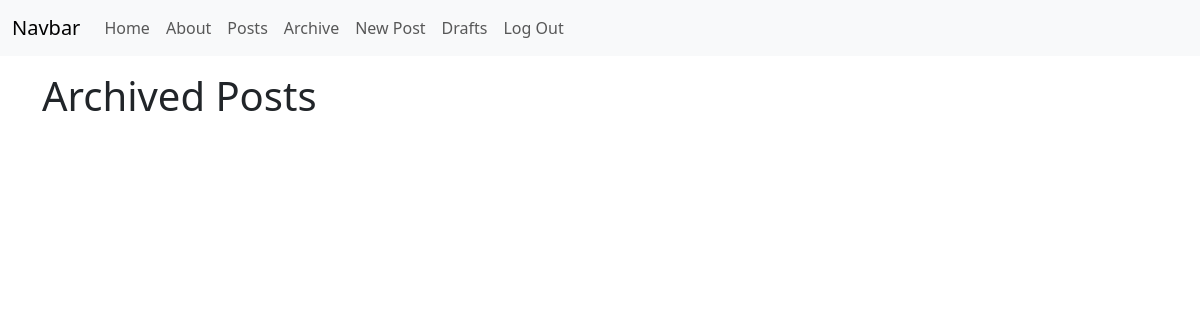
The app's page /posts/archived/ (signed in), older data.
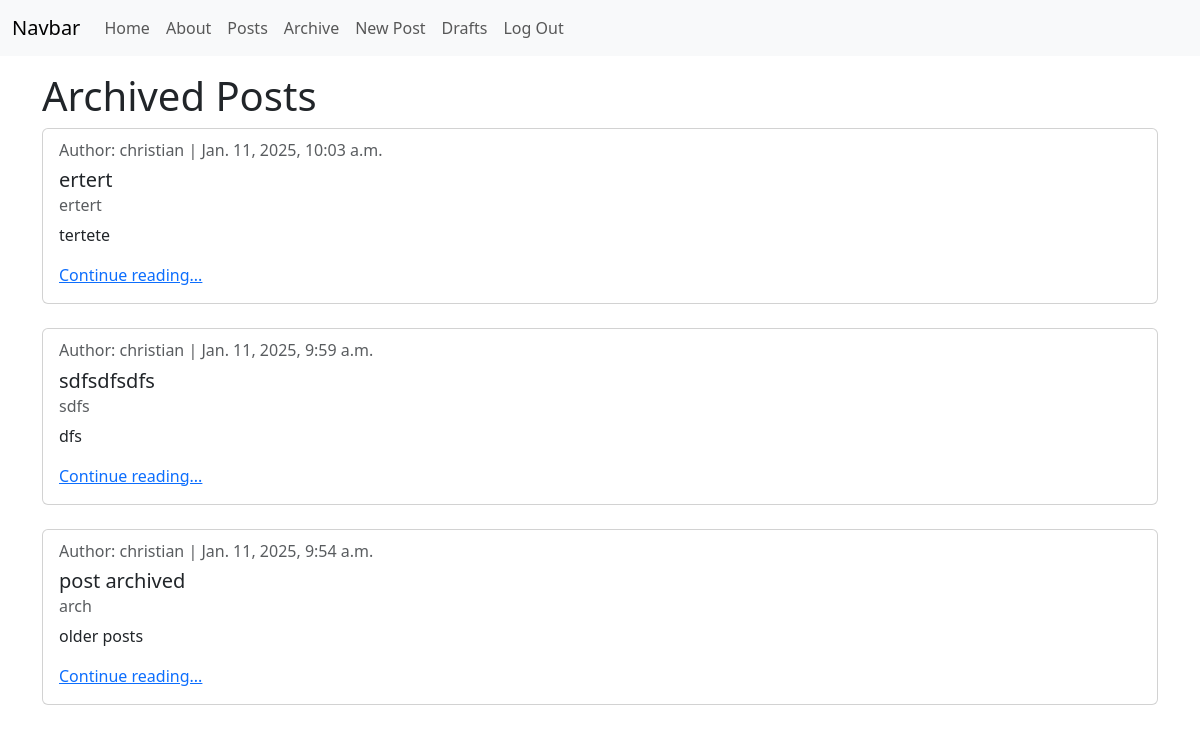
The same page, newer data.
### posts/models.py (models this page shows, shortened)
class Status(models.Model):
    name = models.CharField(max_length=128)
    description = models.CharField(max_length=256)

class Post(models.Model):
    title = models.CharField(max_length=128)
    subtitle = models.CharField(max_length=256)
    body = models.TextField()
    author = models.ForeignKey(
        get_user_model(),
        on_delete=models.CASCADE
    )
    status = models.ForeignKey(
        Status,
        on_delete=models.CASCADE
    )
    created_on = models.DateTimeField(auto_now_add=True)

### posts/views.py (the view)
# urls.py: path("archived/", views.ArchivedPostsView.as_view(), name="archived"),
class ArchivedPostsView(LoginRequiredMixin, ListView):
    template_name = "posts/archived.html"
    model = Post
    def get_context_data(self, **kwargs):
        context = super().get_context_data(**kwargs)
        archived = Status.objects.get(name="archived")
        context["title"] = "Archived"
        context["post_list"]= (
            Post.objects
            .filter(status=archived)
            .order_by("created_on").reverse()
        )
        return context

### templates/posts/archived.html (shortened to what this page needs)
{% extends 'base.html' %}
{% block content %}
<h1>{{ title }} Posts</h1>
{% for post in post_list %}
<div class="card">
    <div class="card-body">
        <h6 class="card-subtitle mb-2 text-body-secondary">Author: {{post.author}} | {{post.created_on}}</h6>
        <h5 class="card-title">{{post.title}}</h5>
        <h6 class="card-subtitle mb-2 text-body-secondary">{{post.subtitle}}</h6>
        <p class="card-text">{{post.body|truncatechars:64}}</p>
        <a href="{% url 'detail' post.id %}" class="card-link">Continue reading...</a>
    </div>
</div>
<br />
{% endfor %}
{% endblock content %}

### templates/base.html (shortened to what this page needs)
{% load static %}
<!DOCTYPE html>
<html lang="en">
<head>
    <link
        href="https://cdn.jsdelivr.net/npm/bootstrap@5.3.3/dist/css/bootstrap.min.css"
        rel="stylesheet"
>
    <link href="{% static 'css/base.css' %}" rel="stylesheet">
</head>
<body>
    <nav class="navbar navbar-expand-lg bg-body-tertiary mb-3">
        <div class="container-fluid">
            <a class="navbar-brand" href="#">Navbar</a>
            <div class="collapse navbar-collapse" id="navbarNavAltMarkup">
                <div class="navbar-nav">
                    <a class="nav-link" href="{% url 'home' %}">Home</a>
                    <a class="nav-link" href="{% url 'about' %}">About</a>
                    <a class="nav-link" href="{% url 'list' %}">Posts</a>
                    <a class="nav-link" href="{% url 'archived' %}">Archive</a>
                    {% if user.is_authenticated %}
                    <a class="nav-link" href="{% url 'new' %}">New Post</a>
                    <a class="nav-link" href="{% url 'drafts' %}">Drafts</a>
                    <form method="POST" action="{% url 'logout' %}">
                        <input type="submit" class="nav-link" value="Log Out">
                    </form>
                    {% else %}
                    <a class="nav-link" href="{% url 'login' %}">Log In</a>
                    <a class="nav-link" href="{% url 'signup' %}">Sign Up</a>
                    {% endif %}
                </div>
            </div>
        </div>
    </nav>
    <div class="container">
        {% block content %}{% endblock content %}
    </div>
</body>
</html>

Row changes from the older to the newer data that the page shows:
added Post: author "christian", created_on "Jan. 11, 2025, 10:03 a.m.", title "ertert", subtitle "ertert", body "tertete"
added Post: author "christian", created_on "Jan. 11, 2025, 9:59 a.m.", title "sdfsdfsdfs", subtitle "sdfs", body "dfs"
added Post: author "christian", created_on "Jan. 11, 2025, 9:54 a.m.", title "post archived", subtitle "arch", body "older posts"
